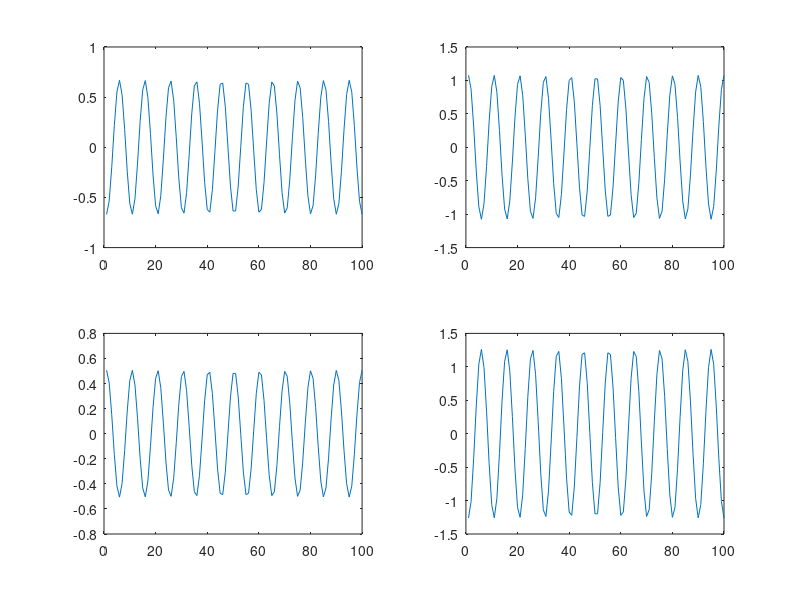
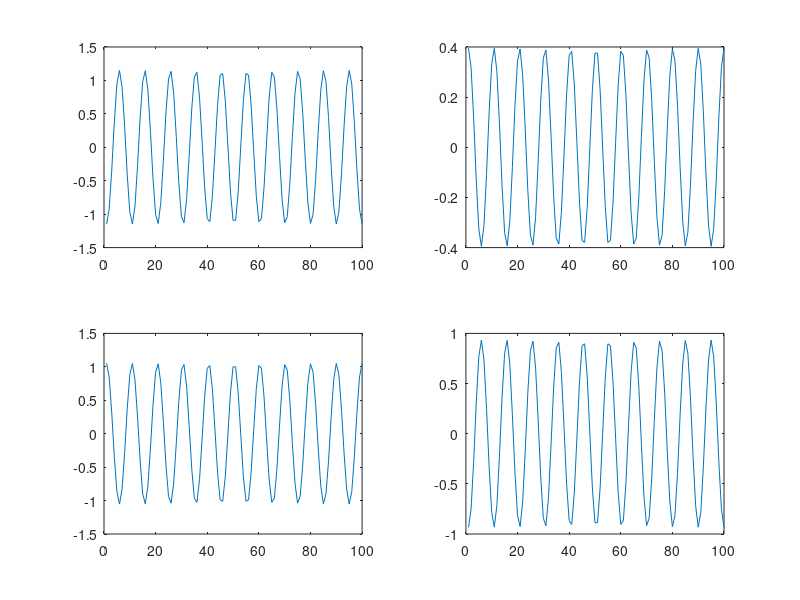

These figures' MATLAB source, in order:
r_num=100;
theta_num=100;% 切分的数目
order_max=10;

r=linspace(0,1,r_num)';
theta=linspace(0,2*pi-2*pi/theta_num,theta_num);
load('rootBessel.mat');
load('rootBesselDiff.mat');

load('OmegaRe.mat')


shape_c=cell(order_max+1,order_max);
for nn=0:order_max
    for mm=1:order_max
        if nn==0 && mm==1
            z1=sqrt(2)*ones(size(r))*cos(nn*theta)/sqrt(pi)/sqrt(2);
        elseif nn==0
            z1=sqrt(2)*rootBesselDiff(nn+1,mm)*besselj(nn,rootBesselDiff(nn+1,mm)*r)/...
                besselj(nn,rootBesselDiff(nn+1,mm))/sqrt(rootBesselDiff(nn+1,mm)^2-nn^2)*...
                cos(nn*theta)/sqrt(pi)/sqrt(2);
        else%mm 需要+1
            z1=sqrt(2)*rootBesselDiff(nn+1,mm+1)*besselj(nn,rootBesselDiff(nn+1,mm+1)*r)/...
                besselj(nn,rootBesselDiff(nn+1,mm+1))/sqrt(rootBesselDiff(nn+1,mm+1)^2-nn^2)*...
                cos(nn*theta)/sqrt(pi);
        end
        % 先是r,后是theta
        shape_c{nn+1,mm}=z1;
    end
end

shape_m=cell(order_max+1,order_max);
for nn=0:order_max
    for mm=1:order_max
        z1=sqrt(2)*besselj(nn,rootBessel(nn+1,mm)*r)/...
            besselj(nn+1,rootBessel(nn+1,mm))*...
            cos(nn*theta)/sqrt(pi)/sqrt(1+(nn==0));
        % 先是r,后是theta
        shape_m{nn+1,mm}=z1;
    end
end

a=1;ca=340;
omega=Omega*ca/a;
deep=5;
clf
n_max_draw=2;
m_max_draw=2;
for n=1:n_max_draw
    for m=1:m_max_draw
        %         mkdir(sprintf('./couple/fig/%d.%d/',n,m));
        z_max=max(max(abs(shape_c{n+1,m})));
        omega_tmp=omega(n+1,m);
        z1=shape_c{n+1,m};
        z2=shape_m{n+1,m};

        z1=z1(end/2,end/2);z2=z2(end/2,end/2);
        t=linspace(0,2*pi/omega_tmp*10,100);% 默认画10个周期
        z1_t=z1*cos(omega_tmp*t);
        z2_t=z2*cos(omega_tmp*t);
        figure(1)
        subplot(n_max_draw,m_max_draw,(n-1)*m_max_draw+m)
        plot(z1_t)
        figure(2)
        subplot(n_max_draw,m_max_draw,(n-1)*m_max_draw+m)
        plot(z2_t)
    end
end